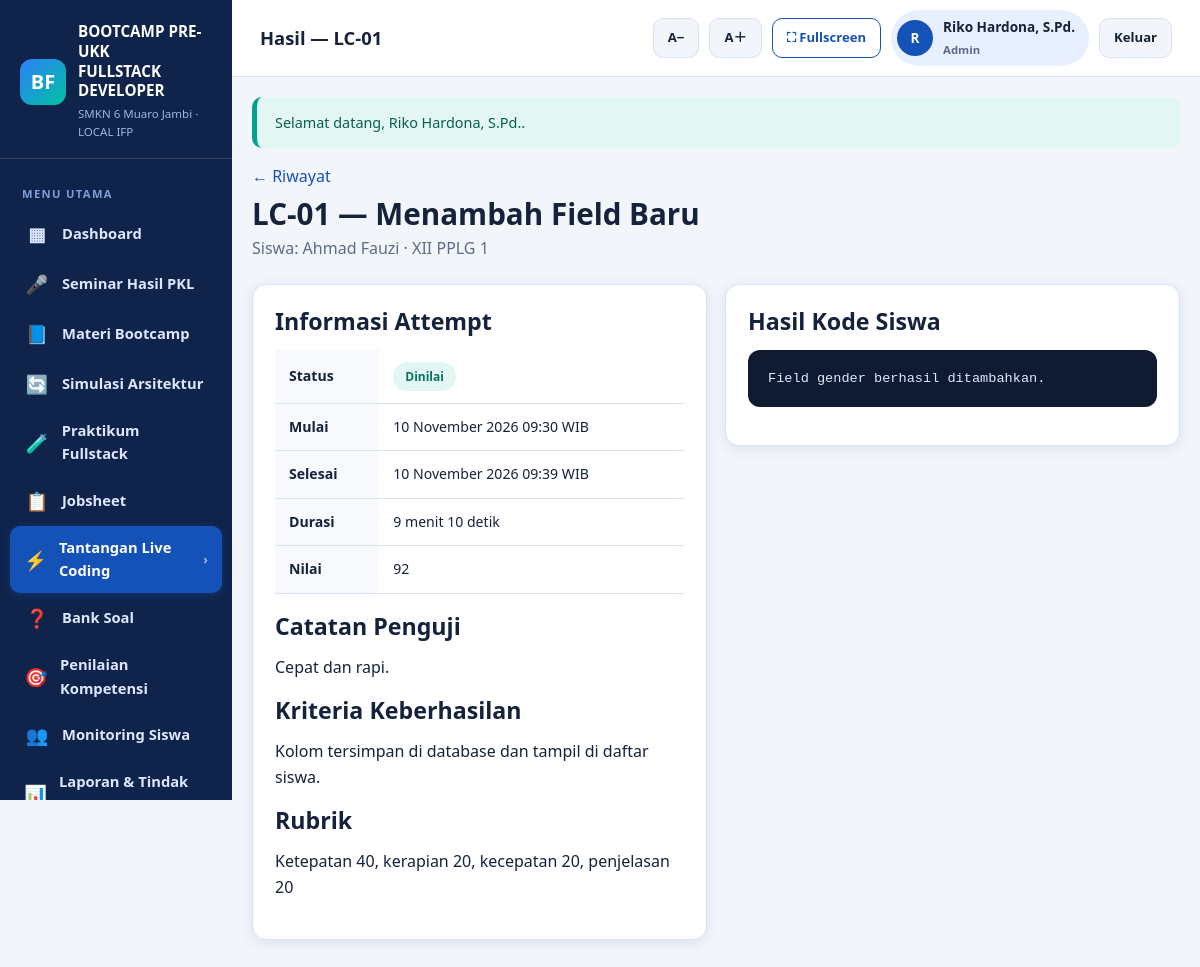
/modules/challenges/result.php?id=2 (signed in), run on the app's committed database.
### tables this page shows
CREATE TABLE coding_attempts (
  id             INT UNSIGNED AUTO_INCREMENT PRIMARY KEY,
  student_id     INT UNSIGNED NOT NULL,
  challenge_id   INT UNSIGNED NOT NULL,
  started_at     DATETIME NOT NULL,
  ended_at       DATETIME DEFAULT NULL,
  duration_sec   INT NOT NULL DEFAULT 0,
  status         ENUM('berjalan','selesai','dinilai') NOT NULL DEFAULT 'berjalan',
  result_text    TEXT DEFAULT NULL,
  examiner_score TINYINT UNSIGNED DEFAULT NULL,
  examiner_notes TEXT DEFAULT NULL,
  created_at     TIMESTAMP NOT NULL DEFAULT CURRENT_TIMESTAMP,
  KEY idx_ca_student (student_id),
  CONSTRAINT fk_ca_student FOREIGN KEY (student_id) REFERENCES students(id) ON DELETE CASCADE,
  CONSTRAINT fk_ca_challenge FOREIGN KEY (challenge_id) REFERENCES coding_challenges(id) ON DELETE CASCADE
);

CREATE TABLE coding_challenges (
  id              INT UNSIGNED AUTO_INCREMENT PRIMARY KEY,
  code            VARCHAR(30) NOT NULL UNIQUE,
  title           VARCHAR(200) NOT NULL,
  description     TEXT NOT NULL,
  level           ENUM('beginner','intermediate','advanced') NOT NULL,
  competency      VARCHAR(150) NOT NULL,
  duration_min    INT NOT NULL DEFAULT 15,
  instructions    TEXT NOT NULL,
  success_criteria TEXT NOT NULL,
  rubric          TEXT DEFAULT NULL,
  starter_code    TEXT DEFAULT NULL,
  created_at      TIMESTAMP NOT NULL DEFAULT CURRENT_TIMESTAMP,
  KEY idx_cc_level (level)
);

CREATE TABLE users (
  id          INT UNSIGNED AUTO_INCREMENT PRIMARY KEY,
  username    VARCHAR(50) NOT NULL UNIQUE,
  password    VARCHAR(255) NOT NULL,
  full_name   VARCHAR(120) NOT NULL,
  role        ENUM('admin','guru','siswa') NOT NULL DEFAULT 'guru',
  student_id  INT UNSIGNED DEFAULT NULL,
  is_active   TINYINT(1) NOT NULL DEFAULT 1,
  last_login  DATETIME DEFAULT NULL,
  created_at  TIMESTAMP NOT NULL DEFAULT CURRENT_TIMESTAMP,
  updated_at  TIMESTAMP NOT NULL DEFAULT CURRENT_TIMESTAMP ON UPDATE CURRENT_TIMESTAMP,
  KEY idx_users_role (role),
  CONSTRAINT fk_users_student FOREIGN KEY (student_id) REFERENCES students(id) ON DELETE SET NULL
);

CREATE TABLE students (
  id            INT UNSIGNED AUTO_INCREMENT PRIMARY KEY,
  nis           VARCHAR(30) NOT NULL UNIQUE,
  name          VARCHAR(100) NOT NULL,
  class_name    VARCHAR(30) NOT NULL DEFAULT 'XII PPLG 1',
  gender        ENUM('L','P') NOT NULL DEFAULT 'L',
  phone         VARCHAR(20) DEFAULT NULL,
  email         VARCHAR(120) DEFAULT NULL,
  pkl_place     VARCHAR(180) DEFAULT NULL,
  pkl_title     VARCHAR(200) DEFAULT NULL,
  technologies  TEXT DEFAULT NULL,
  problem_desc  TEXT DEFAULT NULL,
  features      TEXT DEFAULT NULL,
  status        ENUM('aktif','alumni') NOT NULL DEFAULT 'aktif',
  created_at    TIMESTAMP NOT NULL DEFAULT CURRENT_TIMESTAMP,
  updated_at    TIMESTAMP NOT NULL DEFAULT CURRENT_TIMESTAMP ON UPDATE CURRENT_TIMESTAMP
);

### config/database.php (called while the page is built, shortened)
<?php
function db()
{
    static $pdo = null;
    if ($pdo instanceof PDO) {
        return $pdo;
    }
    $dsn = 'mysql:host=' . DB_HOST . ';dbname=' . DB_NAME . ';charset=' . DB_CHARSET;
    try {
        $pdo = new PDO($dsn, DB_USER, DB_PASS, [
            PDO::ATTR_ERRMODE            => PDO::ERRMODE_EXCEPTION,
            PDO::ATTR_DEFAULT_FETCH_MODE => PDO::FETCH_ASSOC,
            PDO::ATTR_EMULATE_PREPARES   => false,
        ]);
    } catch (PDOException $e) {
        http_response_code(500);
        echo '<!doctype html><html lang="id"><meta charset="utf-8">';
        echo '<title>Koneksi Database Gagal</title>';
        echo '<body style="font-family:Arial,sans-serif;padding:40px;line-height:1.7">';
        echo '<h1>Koneksi database gagal</h1>';
        echo '<p>Periksa kembali:</p><ul>';
        echo '<li>Laragon (Apache &amp; MySQL) sudah berjalan.</li>';
        echo '<li>Database <strong>' . htmlspecialchars(DB_NAME) . '</strong> sudah dibuat.</li>';
        echo '<li>File <code>database/database.sql</code> sudah di-import.</li>';
        echo '<li>Pengaturan DB di <code>config/config.php</code> sesuai.</li>';
        echo '</ul><p>Detail teknis: <code>' . htmlspecialchars($e->getMessage()) . '</code></p>';
        echo '</body></html>';
        exit;
    }
    return $pdo;
}
function db_one(string $sql, array $params = []): ?array
{
    $stmt = db()->prepare($sql);
    $stmt->execute($params);
    $row = $stmt->fetch();
    return $row === false ? null : $row;
}

### auth/auth.php (called while the page is built, shortened)
<?php
require_once __DIR__ . '/../config/database.php';
function current_user(): ?array
{
    static $cache = null;
    if ($cache !== null) {
        return $cache;
    }
    $cache = db_one(
        'SELECT u.id, u.username, u.full_name, u.role, u.student_id, u.is_active,
                s.name AS student_name, s.class_name
         FROM users u
         LEFT JOIN students s ON s.id = u.student_id
         WHERE u.id = ? AND u.is_active = 1',
        [(int) $_SESSION['user_id']]
    );
    return $cache;
}
function is_logged_in(): bool
{
    return current_user() !== null;
}
function user_role(): string
{
    $u = current_user();
    return $u ? $u['role'] : '';
}
function can_manage(): bool
{
    return in_array(user_role(), ['admin', 'guru'], true);
}
function require_login(): void
{
    if (!is_logged_in()) {
        flash('warning', 'Silakan login terlebih dahulu.');
        redirect('login.php');
    }
}
function role_label(string $role): string
{
    return [
        'admin' => 'Admin',
        'guru'  => 'Guru',
        'siswa' => 'Siswa',
    ][$role] ?? $role;
}

### modules/challenges/result.php (the view, shortened to what this page needs)
<?php
require_once dirname(__DIR__, 2) . '/config/database.php';
require_once dirname(__DIR__, 2) . '/auth/auth.php';
require_login();
$id = (int) query('id', 0);
if (can_manage()) {
    $row = db_one('SELECT ca.*, s.name AS student_name, s.class_name, c.code AS challenge_code,
            c.title AS challenge_title, c.level, c.success_criteria, c.rubric
        FROM coding_attempts ca
        JOIN students s ON s.id = ca.student_id
        JOIN coding_challenges c ON c.id = ca.challenge_id
        WHERE ca.id = ?', [$id]);
} else {
    $row = db_one('SELECT ca.*, c.code AS challenge_code, c.title AS challenge_title,
            c.level, c.success_criteria, c.rubric
        FROM coding_attempts ca
        JOIN coding_challenges c ON c.id = ca.challenge_id
        WHERE ca.id = ? AND ca.student_id = ?', [$id, (int) current_user()['student_id']]);
}
$page_title = 'Hasil — ' . $row['challenge_code'];
?>
<?php include dirname(__DIR__, 2) . '/includes/header.php'; ?>
<div class="page-head">
    <div>
        <p style="margin:0 0 6px"><a href="<?= url('modules/challenges/history.php') ?>">← Riwayat</a></p>
        <h1><?= e($row['challenge_code']) ?> — <?= e($row['challenge_title']) ?></h1>
        <?php if (can_manage()): ?><p>Siswa: <?= e($row['student_name']) ?> · <?= e($row['class_name']) ?></p><?php endif; ?>
    </div>
</div>
<div class="grid" style="grid-template-columns:1fr 1fr;align-items:start">
    <div class="card">
        <h2>Informasi Attempt</h2>
        <table class="data-table">
            <tr><th>Status</th><td><span class="badge badge-<?= ['berjalan'=>'yellow','selesai'=>'blue','dinilai'=>'green'][$row['status']] ?>"><?= e(ucfirst($row['status'])) ?></span></td></tr>
            <tr><th>Mulai</th><td><?= e(format_date($row['started_at'], true)) ?></td></tr>
            <tr><th>Selesai</th><td><?= $row['ended_at'] ? e(format_date($row['ended_at'], true)) : '-' ?></td></tr>
            <tr><th>Durasi</th><td><?= floor((int)$row['duration_sec']/60) ?> menit <?= (int)$row['duration_sec']%60 ?> detik</td></tr>
            <tr><th>Nilai</th><td><?= $row['examiner_score'] !== null ? (int)$row['examiner_score'] : 'Belum dinilai' ?></td></tr>
        </table>
        <h2 style="margin-top:18px">Catatan Penguji</h2>
        <p><?= nl2br(e($row['examiner_notes'] ?: '-')) ?></p>
        <h2>Kriteria Keberhasilan</h2>
        <p><?= nl2br(e($row['success_criteria'])) ?></p>
        <h2>Rubrik</h2>
        <p><?= nl2br(e($row['rubric'] ?: '-')) ?></p>
    </div>
    <div class="card">
        <h2>Hasil Kode Siswa</h2>
        <pre class="code-block" style="white-space:pre-wrap;max-height:600px"><?= e($row['result_text'] ?: '// Belum ada hasil.') ?></pre>
    </div>
</div>
<?php include dirname(__DIR__, 2) . '/includes/footer.php'; ?>

### includes/header.php (shortened to what this page needs)
<?php
$user = current_user();
$currentPath = str_replace('\\', '/', $_SERVER['SCRIPT_NAME'] ?? '');
$activeKey = '';
$map = [
    'dashboard'    => ['index.php'],
    'seminar'      => ['/modules/seminar/'],
    'materi'       => ['/modules/materi/'],
    'praktikum'    => ['/modules/praktikum/', '/modules/code/'],
    'jobsheet'     => ['/modules/jobsheet/'],
    'challenges'   => ['/modules/challenges/'],
    'questions'    => ['/modules/questions/'],
    'assessment'   => ['/modules/assessment/'],
    'students'     => ['/modules/students/'],
    'reports'      => ['/modules/reports/'],
    'settings'     => ['/modules/settings/'],
    'simulasi'     => ['/modules/simulasi/'],
];
foreach ($map as $key => $patterns) {
    foreach ($patterns as $pattern) {
        if ($key === 'dashboard') {
            $base = rtrim(BASE_PATH, '/');
            if (rtrim($currentPath, '/') === $base . '/index.php' || rtrim($currentPath, '/') === $base) {
                $activeKey = 'dashboard';
            }
        } elseif (strpos($currentPath, $pattern) !== false) {
            $activeKey = $key;
        }
    }
}
$menu = [
    ['dashboard',  '▦', 'Dashboard',            'index.php'],
    ['seminar',    '🎤', 'Seminar Hasil PKL',   'modules/seminar/index.php'],
    ['materi',     '📘', 'Materi Bootcamp',     'modules/materi/index.php'],
    ['simulasi',   '🔄', 'Simulasi Arsitektur', 'modules/simulasi/index.php'],
    ['praktikum',  '🧪', 'Praktikum Fullstack', 'modules/praktikum/index.php'],
    ['jobsheet',   '📋', 'Jobsheet',            'modules/jobsheet/index.php'],
    ['challenges', '⚡', 'Tantangan Live Coding','modules/challenges/index.php'],
    ['questions',  '❓', 'Bank Soal',           'modules/questions/index.php'],
    ['assessment', '🎯', 'Penilaian Kompetensi','modules/assessment/index.php'],
    ['students',   '👥', 'Monitoring Siswa',    'modules/students/index.php'],
    ['reports',    '📊', 'Laporan & Tindak Lanjut','modules/reports/index.php'],
    ['settings',   '⚙️', 'Pengaturan',          'modules/settings/index.php'],
];
?>
<!doctype html>
<html lang="id">
<head>
    <link rel="stylesheet" href="<?= asset('css/app.css') ?>">
</head>
<body>
<div class="app-shell">
    <aside class="sidebar">
        <div class="sidebar-brand">
            <div class="logo">
                <div class="logo-mark">BF</div>
                <div>
                    <strong>BOOTCAMP PRE-UKK<br>FULLSTACK DEVELOPER</strong>
                    <small><?= e(SCHOOL_NAME) ?> · LOCAL IFP</small>
                </div>
            </div>
        </div>
        <nav class="sidebar-nav">
            <div class="nav-label">Menu Utama</div>
            <?php foreach ($menu as $item): ?>
                <?php
                [$key, $icon, $label, $link] = $item;
                ?>
                <a class="nav-item <?= $activeKey === $key ? 'active' : '' ?>"
                   href="<?= url($link) ?>">
                    <span class="ico"><?= $icon ?></span>
                    <span><?= e($label) ?></span>
                    <?php if ($activeKey === $key): ?><span class="chev">›</span><?php endif; ?>
                </a>
            <?php endforeach; ?>
        </nav>
    </aside>
    <div class="main-area">
        <header class="topbar">
            <h1><?= e($page_title) ?></h1>
            <div class="topbar-actions">
                <button type="button" class="btn btn-light btn-sm no-print" onclick="changeFontSize(-1)" title="Perkecil teks">A−</button>
                <button type="button" class="btn btn-light btn-sm no-print" onclick="changeFontSize(1)" title="Perbesar teks">A＋</button>
                <button type="button" class="btn btn-outline btn-sm no-print" onclick="toggleFullscreen()" title="Layar penuh">⛶ Fullscreen</button>
                <?php if ($user): ?>
                    <div class="user-chip">
                        <span class="avatar"><?= e(mb_substr($user['full_name'], 0, 1)) ?></span>
                        <span>
                            <?= e($user['full_name']) ?><br>
                            <small><?= e(role_label($user['role'])) ?></small>
                        </span>
                    </div>
                    <a class="btn btn-light btn-sm no-print" href="<?= url('logout.php') ?>">Keluar</a>
                <?php endif; ?>
            </div>
        </header>
        <main class="content">

### data on the page
coding_attempts: challenge.code "Hasil — LC-01", challenge.code "LC-01", challenge.title "Menambah Field Baru", student.name "Ahmad Fauzi", student.class_name "XII PPLG 1", status "Dinilai", started_at "10 November 2026 09:30 WIB", ended_at "10 November 2026 09:39 WIB", floor((int)$row['duration_sec']/60) "9", (int)$row['duration_sec']%60 "10", examiner_score "92", examiner_notes "Cepat dan rapi.", challenge.success_criteria "Kolom tersimpan di database dan tampil di daftar siswa.", challenge.rubric "Ketepatan 40, kerapian 20, kecepatan 20, penjelasan 20", result_text "Field gender berhasil ditambahkan."
users: full_name "R", full_name "Riko Hardona, S.Pd.", role "Admin"

### other printed values
SCHOOL_NAME "SMKN 6 Muaro Jambi"
$icon "▦"
$label "Dashboard"
$icon "🎤"
$label "Seminar Hasil PKL"
$icon "📘"
$label "Materi Bootcamp"
$icon "🔄"
$label "Simulasi Arsitektur"
$icon "🧪"
$label "Praktikum Fullstack"
$icon "📋"
$label "Jobsheet"
$icon "⚡"
$label "Tantangan Live Coding"
